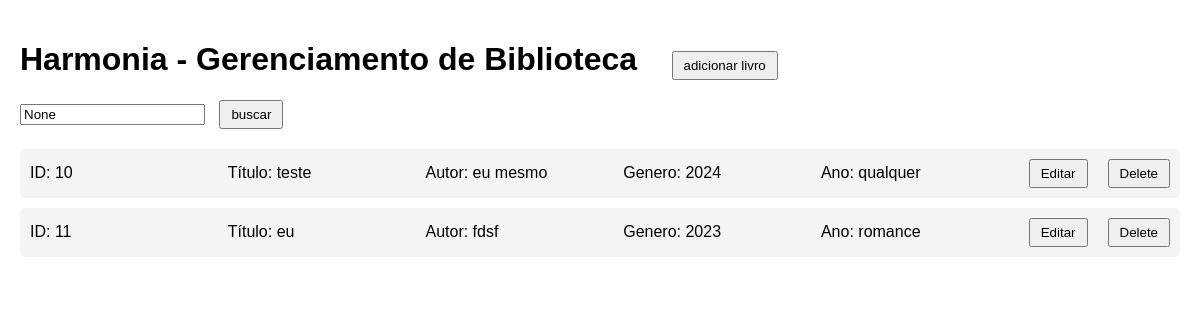
Before: / with the older database file.
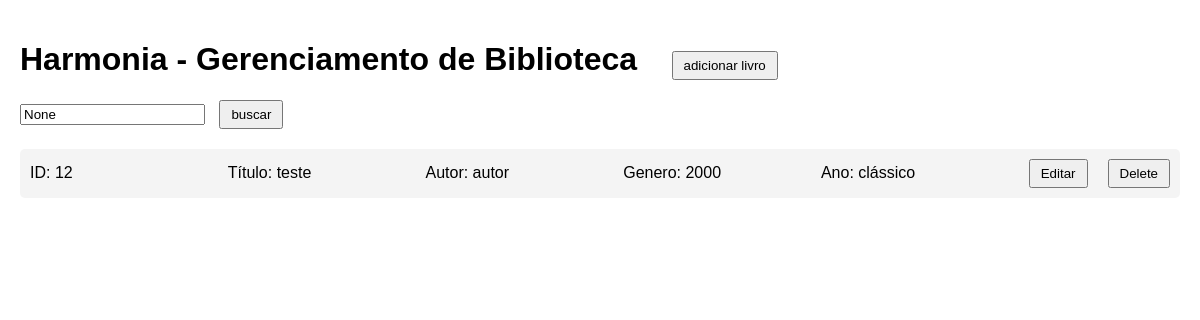
After: the same page with the newer database file.
### tables this page shows
CREATE TABLE books (
        id INTEGER PRIMARY KEY AUTOINCREMENT,
        title TEXT NOT NULL,
        author TEXT NOT NULL,
        year TEXT NOT NULL
    , genre TEXT NOT NULL DEFAULT '', edition_id TEXT NOT NULL DEFAULT '');

### app.py (the view)
@app.route('/')
def index():
    search_query = request.args.get('search')
    conn = get_db()
    cur = conn.cursor()
    if search_query:
        cur.execute("""
            SELECT * FROM books
            WHERE id LIKE ?
            OR title LIKE ?
            OR author LIKE ?
            OR genre LIKE ?
            OR year LIKE ?""",
                    ('%' + search_query + '%',
                     '%' + search_query + '%',
                     '%' + search_query + '%',
                     '%' + search_query + '%',
                     '%' + search_query + '%'))
    else:
        cur.execute('SELECT * FROM books')
    books = cur.fetchall()
    conn.close()
    return render_template('index.html', books=books, search_query=search_query)

### app.py (called while the page is built)
def get_db():
    conn = sqlite3.connect(DATABASE)
    return conn

### templates/index.html (shortened to what this page needs)
<!DOCTYPE html>
<html lang="en">
<head>
</head>
<body>
    <h1>Harmonia - Gerenciamento de Biblioteca</h1>
    <a href="{{ url_for('add_book') }}"><button>adicionar livro</button></a>
    <form class="search-bar" method="get" action="{{ url_for('index') }}">
        <input type="text" name="search" placeholder="Search for books" value="{{ search_query }}">
        <button type="submit">buscar</button>
    </form>
    <ul>
        {% for book in books %}
        <li>
            <span>ID: {{ book[0] }}</span>
            <span>Título: {{ book[1] }}</span>
            <span>Autor: {{ book[2] }}</span>
            <span>Genero: {{ book[3] }}</span>
            <span>Ano: {{ book[4] }}</span>
            <div class="actions">
                <a href="{{ url_for('edit_book', id=book[0]) }}"><button>Editar</button></a>
                <a href="{{ url_for('delete_book', id=book[0]) }}"><button>Delete</button></a>
            </div>
        </li>
        {% endfor %}
    </ul>
</body>
</html>

### templates/index.html (style rules this page uses)
body { font-family: Arial, sans-serif; margin: 20px; }
h1 { display: inline-block; margin-right: 20px; }
button { padding: 5px 10px; margin-left: 10px; }
ul { list-style-type: none; padding: 0; }
li { background-color: #f4f4f4; margin-bottom: 10px; padding: 10px; border-radius: 5px; display: flex; justify-content: space-between; align-items: center; }
li span { flex: 1; margin-right: 10px; }
li .actions { display: flex; gap: 10px; }
.search-bar { margin-bottom: 20px; }

Changed rows visible on the page:
removed books: id "10", title "teste", author "eu mesmo", year "2024", genre "qualquer"
removed books: id "11", title "eu", author "fdsf", year "2023", genre "romance"
added books: id "12", title "teste", author "autor", year "2000", genre "clássico"
